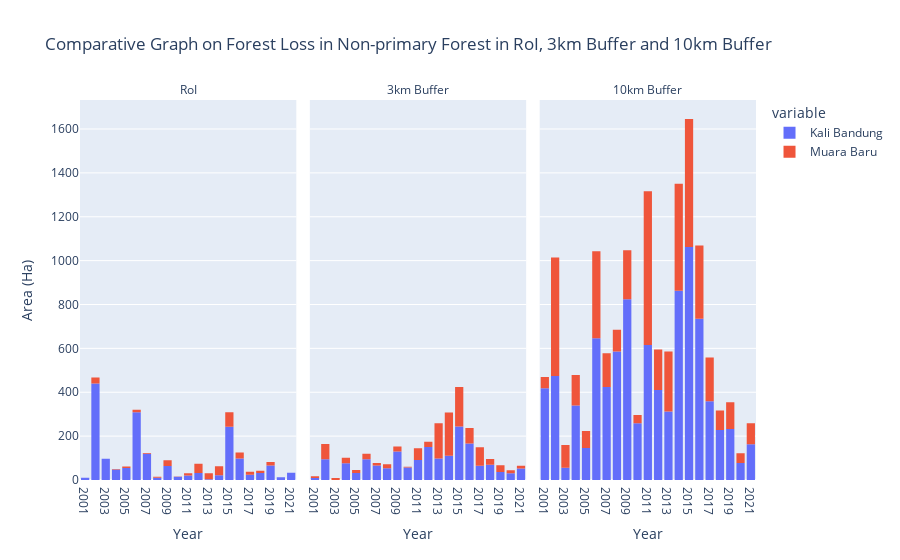

Here is the notebook cell this chart was saved with:
### Markdown cell above
#### Comparative Graph of Forest Loss in RoI, Buffer 3km and Buffer 10km

### Code cell
# Helper for specifying y value
y_axis_name_Loss_roi_buffer = list(Merge_Loss_RoI_3km_10km.columns.values)
y_axis_name_Loss_roi_buffer.remove('index')
y_axis_name_Loss_roi_buffer.remove('Year')
y_axis_name_Loss_roi_buffer.remove('Data')


# Create Histogram
fig_roi_buffer = px.histogram(Merge_Loss_RoI_3km_10km, x = 'Year' , y = y_axis_name_Loss_roi_buffer,   title = "Comparative Graph on Forest Loss in Non-primary Forest in RoI, 3km Buffer and 10km Buffer", facet_col= 'Region').update_layout(xaxis_title="Year", yaxis_title="Area (Ha)")
fig_roi_buffer.for_each_annotation(lambda a: a.update(text=a.text.split("=")[-1]))

### Figure 1 — Plotly figure (JSON) as saved in the notebook; plotly's stock layout.template omitted (floating-point values rounded to 4 significant figures)
{"data": [{"alignmentgroup": "True", "bingroup": "x", "histfunc": "sum", "hovertemplate": "variable=Kali Bandung<br>Region=RoI<br>Year=%{x}<br>sum of value=%{y}<extra></extra>", "legendgroup": "Kali Bandung", "marker": {"color": "#636efa", "pattern": {"shape": ""}}, "name": "Kali Bandung", "offsetgroup": "Kali Bandung", "orientation": "v", "showlegend": true, "type": "histogram", "x": ["2001", "2002", "2003", "2004", "2005", "2006", "2007", "2008", "2009", "2010", "2011", "2012", "2013", "2014", "2015", "2016", "2017", "2018", "2019", "2020", "2021"], "xaxis": "x", "y": [10.01, 440.0, 97.35, 47.45, 54.71, 308.8, 119.9, 10.73, 63.9, 14.59, 20.37, 31.78, 3.78, 21.54, 243.0, 98.48, 23.96, 32, 66.56, 12.07, 32.82], "yaxis": "y"}, {"alignmentgroup": "True", "bingroup": "x", "histfunc": "sum", "hovertemplate": "variable=Kali Bandung<br>Region=3km Buffer<br>Year=%{x}<br>sum of value=%{y}<extra></extra>", "legendgroup": "Kali Bandung", "marker": {"color": "#636efa", "pattern": {"shape": ""}}, "name": "Kali Bandung", "offsetgroup": "Kali Bandung", "orientation": "v", "showlegend": false, "type": "histogram", "x": ["2001", "2002", "2003", "2004", "2005", "2006", "2007", "2008", "2009", "2010", "2011", "2012", "2013", "2014", "2015", "2016", "2017", "2018", "2019", "2020", "2021"], "xaxis": "x2", "y": [9.39, 94.57, 0, 76.9, 32.45, 94.21, 66.22, 53.42, 129.7, 56.97, 90.85, 150.7, 98.37, 111.0, 244.0, 166.9, 64.81, 69.34, 36.66, 30.24, 52.94], "yaxis": "y2"}, {"alignmentgroup": "True", "bingroup": "x", "histfunc": "sum", "hovertemplate": "variable=Kali Bandung<br>Region=10km Buffer<br>Year=%{x}<br>sum of value=%{y}<extra></extra>", "legendgroup": "Kali Bandung", "marker": {"color": "#636efa", "pattern": {"shape": ""}}, "name": "Kali Bandung", "offsetgroup": "Kali Bandung", "orientation": "v", "showlegend": false, "type": "histogram", "x": ["2001", "2002", "2003", "2004", "2005", "2006", "2007", "2008", "2009", "2010", "2011", "2012", "2013", "2014", "2015", "2016", "2017", "2018", "2019", "2020", "2021"], "xaxis": "x3", "y": [418.8, 473.8, 55.97, 339.5, 146.1, 645.9, 424.0, 586.3, 824.5, 258.9, 615.2, 410.5, 312.8, 862.5, 1063.0, 735.3, 358.7, 228.2, 232.4, 77.52, 163.3], "yaxis": "y3"}, {"alignmentgroup": "True", "bingroup": "x", "histfunc": "sum", "hovertemplate": "variable=Muara Baru<br>Region=RoI<br>Year=%{x}<br>sum of value=%{y}<extra></extra>", "legendgroup": "Muara Baru", "marker": {"color": "#EF553B", "pattern": {"shape": ""}}, "name": "Muara Baru", "offsetgroup": "Muara Baru", "orientation": "v", "showlegend": true, "type": "histogram", "x": ["2001", "2002", "2003", "2004", "2005", "2006", "2007", "2008", "2009", "2010", "2011", "2012", "2013", "2014", "2015", "2016", "2017", "2018", "2019", "2020", "2021"], "xaxis": "x", "y": [0.54, 27, 0, 2.95, 6.97, 10.91, 3.58, 3.93, 25.92, 1.43, 10.19, 42.46, 26.43, 41.48, 65.3, 26.73, 13.14, 10.01, 15.68, 0, 0], "yaxis": "y"}, {"alignmentgroup": "True", "bingroup": "x", "histfunc": "sum", "hovertemplate": "variable=Muara Baru<br>Region=3km Buffer<br>Year=%{x}<br>sum of value=%{y}<extra></extra>", "legendgroup": "Muara Baru", "marker": {"color": "#EF553B", "pattern": {"shape": ""}}, "name": "Muara Baru", "offsetgroup": "Muara Baru", "orientation": "v", "showlegend": false, "type": "histogram", "x": ["2001", "2002", "2003", "2004", "2005", "2006", "2007", "2008", "2009", "2010", "2011", "2012", "2013", "2014", "2015", "2016", "2017", "2018", "2019", "2020", "2021"], "xaxis": "x2", "y": [7.15, 69.66, 9.3, 24.41, 13.32, 25.21, 11.8, 18.23, 22.93, 3.13, 53.81, 23.24, 160.0, 196.5, 179.8, 70.08, 83.95, 26.41, 30.68, 13.74, 12.25], "yaxis": "y2"}, {"alignmentgroup": "True", "bingroup": "x", "histfunc": "sum", "hovertemplate": "variable=Muara Baru<br>Region=10km Buffer<br>Year=%{x}<br>sum of value=%{y}<extra></extra>", "legendgroup": "Muara Baru", "marker": {"color": "#EF553B", "pattern": {"shape": ""}}, "name": "Muara Baru", "offsetgroup": "Muara Baru", "orientation": "v", "showlegend": false, "type": "histogram", "x": ["2001", "2002", "2003", "2004", "2005", "2006", "2007", "2008", "2009", "2010", "2011", "2012", "2013", "2014", "2015", "2016", "2017", "2018", "2019", "2020", "2021"], "xaxis": "x3", "y": [50.66, 540.2, 103.3, 139.1, 77.31, 396.8, 153.5, 99.05, 222.7, 36.96, 700.7, 184.2, 272.7, 487.9, 583.0, 333.8, 199.4, 88.77, 121.8, 44.52, 95.26], "yaxis": "y3"}], "layout": {"annotations": [{"font": {}, "showarrow": false, "text": "RoI", "x": 0.16, "xanchor": "center", "xref": "paper", "y": 1, "yanchor": "bottom", "yref": "paper"}, {"font": {}, "showarrow": false, "text": "3km Buffer", "x": 0.5, "xanchor": "center", "xref": "paper", "y": 1, "yanchor": "bottom", "yref": "paper"}, {"font": {}, "showarrow": false, "text": "10km Buffer", "x": 0.84, "xanchor": "center", "xref": "paper", "y": 1, "yanchor": "bottom", "yref": "paper"}], "autosize": true, "barmode": "relative", "legend": {"title": {"text": "variable"}, "tracegroupgap": 0}, "title": {"text": "Comparative Graph on Forest Loss in Non-primary Forest in RoI, 3km Buffer and 10km Buffer"}, "xaxis": {"anchor": "y", "autorange": true, "domain": [0, 0.32], "range": [-0.5, 20.5], "title": {"text": "Year"}, "type": "category"}, "xaxis2": {"anchor": "y2", "autorange": true, "domain": [0.34, 0.66], "matches": "x", "range": [-0.5, 20.5], "title": {"text": "Year"}, "type": "category"}, "xaxis3": {"anchor": "y3", "autorange": true, "domain": [0.68, 1.0], "matches": "x", "range": [-0.5, 20.5], "title": {"text": "Year"}, "type": "category"}, "yaxis": {"anchor": "x", "autorange": true, "domain": [0, 1], "range": [0, 1732.0], "title": {"text": "Area (Ha)"}, "type": "linear"}, "yaxis2": {"anchor": "x2", "autorange": true, "domain": [0, 1], "matches": "y", "range": [0, 1732.0], "showticklabels": false, "type": "linear"}, "yaxis3": {"anchor": "x3", "autorange": true, "domain": [0, 1], "matches": "y", "range": [0, 1732.0], "showticklabels": false, "type": "linear"}}}
